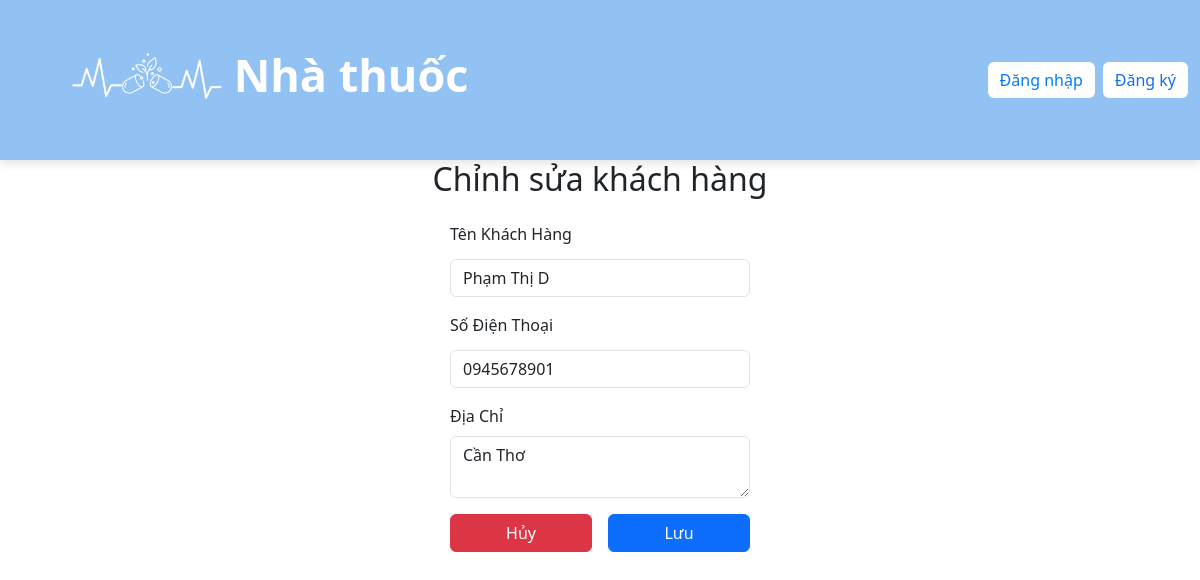
/edit_khachHang.php?MaKH=4, run on the app's committed database.
### tables this page shows
CREATE TABLE KhachHang (
    MaKH INT AUTO_INCREMENT PRIMARY KEY,
    TenKH VARCHAR(100) NOT NULL,
    SoDienThoai VARCHAR(15) NOT NULL, 
    DiaChi TEXT NOT NULL
);

### public/edit_khachHang.php (the view, shortened to what this page needs)
<?php
require_once __DIR__ . '/../src/bootstrap.php';
if (isset($_GET['MaKH'])) {
    $maKH = $_GET['MaKH'];
    $stmt = $pdo->prepare("SELECT * FROM KhachHang WHERE MaKH = :maKH");
    $stmt->execute(['maKH' => $maKH]);
    $khachHang = $stmt->fetch(PDO::FETCH_ASSOC);
} else {
    die("Thiếu mã khách hàng!");
}
include __DIR__ . '/../src/partials/head.php';
include __DIR__ . '/../src/partials/header.php';
?>
<div class="container d-flex justify-content-center align-items-center">
    <div class="col-md-6">
        <h2 class="text-center mb-4">Chỉnh sửa khách hàng</h2>
        <form method="POST">
            <div class="mb-3">
                <label for="TenKH" class="form-label">Tên Khách Hàng</label>
                <input type="text" class="form-control" id="TenKH" name="TenKH"
                    value="<?php echo htmlspecialchars($khachHang['TenKH']); ?>" required>
            </div>
            <div class="mb-3">
                <label for="SoDienThoai" class="form-label">Số Điện Thoại</label>
                <input type="text" class="form-control" id="SoDienThoai" name="SoDienThoai"
                    value="<?php echo htmlspecialchars($khachHang['SoDienThoai']); ?>" required>
            </div>
            <div class="mb-3">
                <label for="DiaChi" class="form-label">Địa Chỉ</label>
                <textarea class="form-control" id="DiaChi" name="DiaChi"
                    required><?php echo htmlspecialchars($khachHang['DiaChi']); ?></textarea>
            </div>
            <div class="d-flex justify-content-center gap-3">
                <a href="index.php" class="btn btn-danger w-50 text-center">Hủy</a>
                <button type="submit" class="btn btn-primary w-50">Lưu</button>
            </div>
        </form>
    </div>
</div>

### public/css/style.css (style rules this page uses)
form { width: 300px; margin: auto; }
input { width: 100%; padding: 10px; margin: 5px 0; border: 1px solid #ccc; border-radius: 5px; }
button { width: 100%; padding: 10px; background-color: #007bff; color: rgb(255, 255, 255); border: none; border-radius: 5px; }

### data on the page
khachhang: TenKH "Phạm Thị D", SoDienThoai "0945678901", DiaChi "Cần Thơ"
